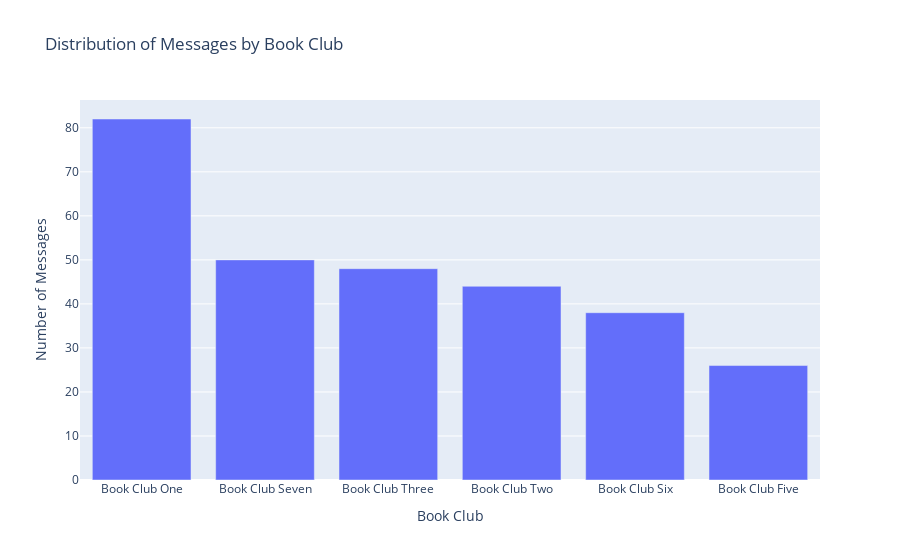

Notebook cell for this chart:
### Code cell
# Count the number of messages per book club
message_counts_by_bookclub = data['bookclub'].value_counts()

# Create a bar chart using Plotly Express
fig = px.bar(x=message_counts_by_bookclub.index, y=message_counts_by_bookclub.values, 
             labels={'x': 'Book Club', 'y': 'Number of Messages'},
             title='Distribution of Messages by Book Club')
fig.show()

### Figure 1 — Plotly figure (JSON) as saved in the notebook; plotly's stock layout.template omitted (floating-point values rounded to 4 significant figures)
{"data": [{"alignmentgroup": "True", "hovertemplate": "Book Club=%{x}<br>Number of Messages=%{y}<extra></extra>", "legendgroup": "", "marker": {"color": "#636efa", "pattern": {"shape": ""}}, "name": "", "offsetgroup": "", "orientation": "v", "showlegend": false, "textposition": "auto", "type": "bar", "x": ["Book Club One", "Book Club Seven", "Book Club Three", "Book Club Two", "Book Club Six", "Book Club Five"], "xaxis": "x", "y": [82, 50, 48, 44, 38, 26], "yaxis": "y"}], "layout": {"barmode": "relative", "legend": {"tracegroupgap": 0}, "title": {"text": "Distribution of Messages by Book Club"}, "xaxis": {"anchor": "y", "domain": [0, 1], "title": {"text": "Book Club"}}, "yaxis": {"anchor": "x", "domain": [0, 1], "title": {"text": "Number of Messages"}}}}
